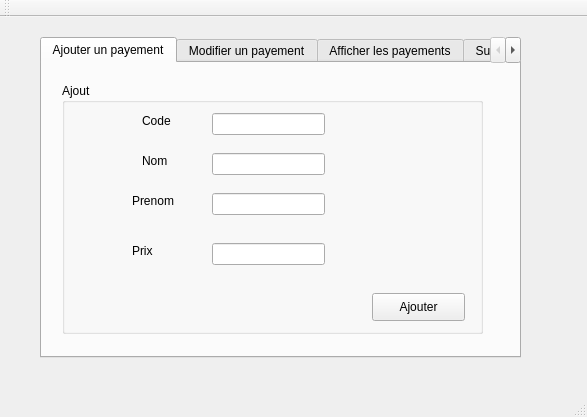
<?xml version="1.0" encoding="UTF-8"?>
<ui version="4.0">
 <class>MainWindow</class>
 <widget class="QMainWindow" name="MainWindow">
  <property name="geometry">
   <rect>
    <x>0</x>
    <y>0</y>
    <width>587</width>
    <height>417</height>
   </rect>
  </property>
  <property name="windowTitle">
   <string>Gestion des Clients</string>
  </property>
  <widget class="QWidget" name="centralWidget">
   <widget class="QTabWidget" name="tabWidget">
    <property name="geometry">
     <rect>
      <x>40</x>
      <y>20</y>
      <width>481</width>
      <height>321</height>
     </rect>
    </property>
    <property name="currentIndex">
     <number>0</number>
    </property>
    <widget class="QWidget" name="tab">
     <attribute name="title">
      <string>Ajouter un payement</string>
     </attribute>
     <widget class="QGroupBox" name="groupBox">
      <property name="geometry">
       <rect>
        <x>20</x>
        <y>20</y>
        <width>421</width>
        <height>251</height>
       </rect>
      </property>
      <property name="title">
       <string>Ajout</string>
      </property>
      <widget class="QLabel" name="Nom">
       <property name="geometry">
        <rect>
         <x>80</x>
         <y>70</y>
         <width>56</width>
         <height>16</height>
        </rect>
       </property>
       <property name="text">
        <string>Nom</string>
       </property>
      </widget>
      <widget class="QLabel" name="Prenom">
       <property name="geometry">
        <rect>
         <x>70</x>
         <y>110</y>
         <width>56</width>
         <height>16</height>
        </rect>
       </property>
       <property name="text">
        <string>Prenom</string>
       </property>
      </widget>
      <widget class="QLabel" name="prix">
       <property name="geometry">
        <rect>
         <x>70</x>
         <y>160</y>
         <width>56</width>
         <height>16</height>
        </rect>
       </property>
       <property name="text">
        <string>Prix</string>
       </property>
      </widget>
      <widget class="QLabel" name="Code">
       <property name="geometry">
        <rect>
         <x>80</x>
         <y>30</y>
         <width>56</width>
         <height>16</height>
        </rect>
       </property>
       <property name="text">
        <string>Code</string>
       </property>
      </widget>
      <widget class="QLineEdit" name="le_code">
       <property name="geometry">
        <rect>
         <x>150</x>
         <y>30</y>
         <width>113</width>
         <height>22</height>
        </rect>
       </property>
      </widget>
      <widget class="QLineEdit" name="le_nom">
       <property name="geometry">
        <rect>
         <x>150</x>
         <y>70</y>
         <width>113</width>
         <height>22</height>
        </rect>
       </property>
      </widget>
      <widget class="QLineEdit" name="le_prenom">
       <property name="geometry">
        <rect>
         <x>150</x>
         <y>110</y>
         <width>113</width>
         <height>22</height>
        </rect>
       </property>
      </widget>
      <widget class="QLineEdit" name="le_prix">
       <property name="geometry">
        <rect>
         <x>150</x>
         <y>160</y>
         <width>113</width>
         <height>22</height>
        </rect>
       </property>
      </widget>
      <widget class="QPushButton" name="pushButton">
       <property name="geometry">
        <rect>
         <x>310</x>
         <y>210</y>
         <width>93</width>
         <height>28</height>
        </rect>
       </property>
       <property name="text">
        <string>Ajouter</string>
       </property>
      </widget>
     </widget>
    </widget>
    <widget class="QWidget" name="tab_4">
     <attribute name="title">
      <string>Modifier un payement</string>
     </attribute>
     <widget class="QGroupBox" name="groupBox_2">
      <property name="geometry">
       <rect>
        <x>10</x>
        <y>10</y>
        <width>451</width>
        <height>271</height>
       </rect>
      </property>
      <property name="title">
       <string>Modifer</string>
      </property>
      <widget class="QPushButton" name="pushButton_2">
       <property name="geometry">
        <rect>
         <x>340</x>
         <y>230</y>
         <width>93</width>
         <height>28</height>
        </rect>
       </property>
       <property name="text">
        <string>modifier</string>
       </property>
      </widget>
      <widget class="QLabel" name="label1">
       <property name="geometry">
        <rect>
         <x>50</x>
         <y>30</y>
         <width>56</width>
         <height>16</height>
        </rect>
       </property>
       <property name="text">
        <string>code</string>
       </property>
      </widget>
      <widget class="QLabel" name="label2">
       <property name="geometry">
        <rect>
         <x>50</x>
         <y>70</y>
         <width>56</width>
         <height>16</height>
        </rect>
       </property>
       <property name="text">
        <string>nom</string>
       </property>
      </widget>
      <widget class="QLabel" name="label3">
       <property name="geometry">
        <rect>
         <x>50</x>
         <y>120</y>
         <width>56</width>
         <height>16</height>
        </rect>
       </property>
       <property name="text">
        <string>prenom</string>
       </property>
      </widget>
      <widget class="QLabel" name="label4">
       <property name="geometry">
        <rect>
         <x>50</x>
         <y>180</y>
         <width>56</width>
         <height>16</height>
        </rect>
       </property>
       <property name="text">
        <string>prix</string>
       </property>
      </widget>
      <widget class="QLineEdit" name="code_mod">
       <property name="geometry">
        <rect>
         <x>150</x>
         <y>30</y>
         <width>113</width>
         <height>22</height>
        </rect>
       </property>
      </widget>
      <widget class="QLineEdit" name="nom_mod">
       <property name="geometry">
        <rect>
         <x>150</x>
         <y>80</y>
         <width>113</width>
         <height>22</height>
        </rect>
       </property>
      </widget>
      <widget class="QLineEdit" name="prenom_mod">
       <property name="geometry">
        <rect>
         <x>150</x>
         <y>130</y>
         <width>113</width>
         <height>22</height>
        </rect>
       </property>
      </widget>
      <widget class="QLineEdit" name="prix_mod">
       <property name="geometry">
        <rect>
         <x>150</x>
         <y>180</y>
         <width>113</width>
         <height>22</height>
        </rect>
       </property>
      </widget>
     </widget>
    </widget>
    <widget class="QWidget" name="tab_2">
     <attribute name="title">
      <string>Afficher les payements</string>
     </attribute>
     <widget class="QTableView" name="tab_payement">
      <property name="geometry">
       <rect>
        <x>0</x>
        <y>0</y>
        <width>471</width>
        <height>291</height>
       </rect>
      </property>
     </widget>
    </widget>
    <widget class="QWidget" name="tab_3">
     <attribute name="title">
      <string>Supprimer un payement</string>
     </attribute>
     <widget class="QLabel" name="label">
      <property name="geometry">
       <rect>
        <x>40</x>
        <y>120</y>
        <width>101</width>
        <height>31</height>
       </rect>
      </property>
      <property name="text">
       <string>Code</string>
      </property>
     </widget>
     <widget class="QLineEdit" name="le_code_supp">
      <property name="geometry">
       <rect>
        <x>160</x>
        <y>130</y>
        <width>113</width>
        <height>22</height>
       </rect>
      </property>
     </widget>
     <widget class="QPushButton" name="pb_supprimer">
      <property name="geometry">
       <rect>
        <x>340</x>
        <y>130</y>
        <width>93</width>
        <height>28</height>
       </rect>
      </property>
      <property name="text">
       <string>Supprimer</string>
      </property>
     </widget>
    </widget>
   </widget>
  </widget>
  <widget class="QMenuBar" name="menuBar">
   <property name="geometry">
    <rect>
     <x>0</x>
     <y>0</y>
     <width>587</width>
     <height>26</height>
    </rect>
   </property>
  </widget>
  <widget class="QToolBar" name="mainToolBar">
   <attribute name="toolBarArea">
    <enum>TopToolBarArea</enum>
   </attribute>
   <attribute name="toolBarBreak">
    <bool>false</bool>
   </attribute>
  </widget>
  <widget class="QStatusBar" name="statusBar"/>
 </widget>
 <layoutdefault spacing="6" margin="11"/>
 <resources/>
 <connections/>
</ui>
